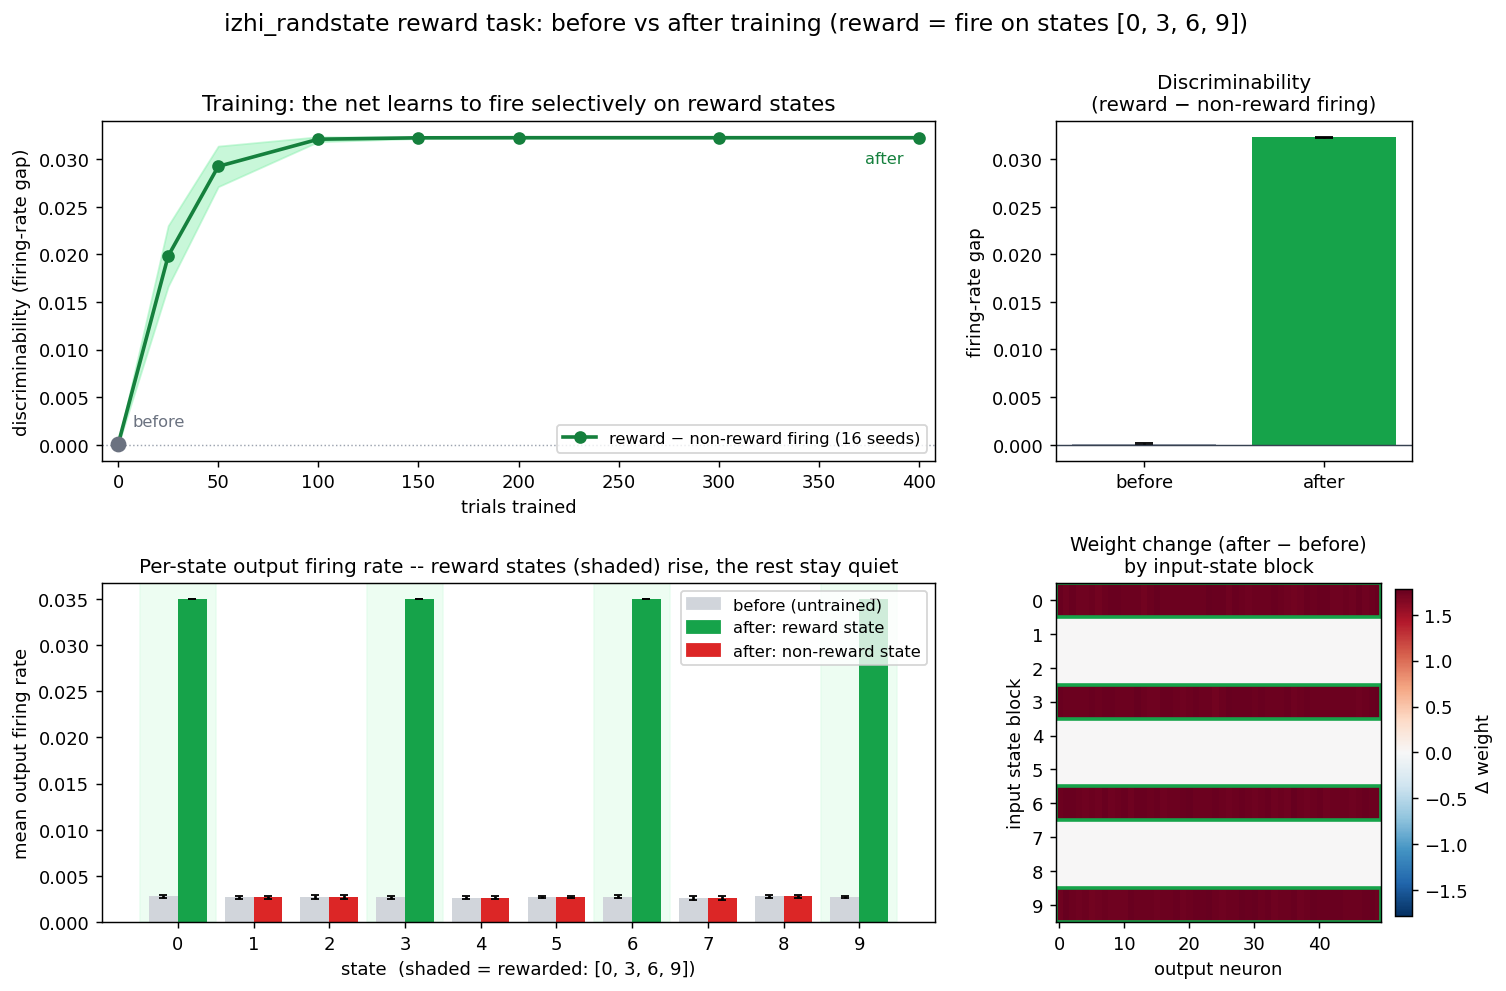

Write the Python code that produced this figure.
"""
Before vs after training -- the reward task made visible.

The `izhi_randstate` experiment rewards the network for FIRING on a privileged
set of states (here {0, 3, 6, 9}) and for staying QUIET on the rest. Reward-
modulated Hebbian learning should therefore pull the output firing rate UP on
reward states and leave it low elsewhere -- turning a flat, indiscriminate net
into a state discriminator.

This script runs that experiment with the instantaneous engine (`examples2`),
captures the network at two moments,

    BEFORE : the random initial weights (what run_instant starts from),
    AFTER  : the weights once training has converged,

and renders a single figure so you can read the result at a glance:

  (1) Reward learning curve            -- reward climbs from chance to ceiling.
  (2) Per-state output firing rate      -- reward states rise above the quiet
      before vs after                      ones only AFTER training.
  (3) Discriminability                  -- gap between reward- and non-reward
                                           firing, before vs after.
  (4) Weight matrix before vs after     -- where the learned structure landed.

Everything is closed-form (no spiking loop on the learning path): the per-state
firing rates are read straight off the weights with the same transfer functions
the engine learns through, so the "before"/"after" panels are exact, not sampled.

Run: python examples2/before_after.py
"""
from __future__ import annotations
import numpy as np

from .spec import expand
from .engine import run_instant
from . import transfer as T


def state_firing(W, p, cal):
    """Mean output firing rate (per output neuron, averaged) for EACH state,
    read in closed form from weights `W` [n_in, n_out]. Returns [n_states]."""
    rm = p["state_rate_map"]                     # [n_states, n_in]
    gain = p["input_gain"]
    out = np.zeros(p["n_states"])
    for s in range(p["n_states"]):
        mean, var = T.input_moments(rm[s], W, gain)          # [n_out]
        f = T.expected_rate(lambda I: T.izhi_rate(I, cal[0], cal[1]), mean, var)
        out[s] = float(f.mean())
    return out


def before_after(preset="izhi_randstate", n_seeds=16, seed=0, length=400):
    """Train the reward task; return per-state firing + curves at BEFORE/AFTER."""
    p = expand({"preset": preset, "len_episode": length})
    cal = T.calibrate_izhi(p)

    # Reproduce run_instant's exact initial weights (same rng draw order) so the
    # "before" snapshot is the true starting point of the "after" run.
    n_in, n_out = p["n_inputs"], p["n_outputs"]
    rng = np.random.default_rng(seed)
    W0 = rng.uniform(0.0, 0.5, size=(n_seeds, n_in, n_out))

    m = run_instant(p, n_seeds=n_seeds, seed=seed, log_trials=True)
    Wf = m["weights"]                                        # [B, n_in, n_out]

    before = np.array([state_firing(W0[b], p, cal) for b in range(n_seeds)])
    after = np.array([state_firing(Wf[b], p, cal) for b in range(n_seeds)])

    reward_states = [int(s) for s in p["reward_fire_states"]]
    mask = np.zeros(p["n_states"], dtype=bool); mask[reward_states] = True

    return {
        "p": p, "cal": cal, "mask": mask,
        "before": before, "after": after,            # [B, n_states]
        "W0": W0.mean(0), "Wf": Wf.mean(0),           # mean weight matrix
        "reward_states": reward_states,
    }


def learning_curve(preset="izhi_randstate", n_seeds=16, seed=0,
                   lengths=(0, 25, 50, 100, 150, 200, 300, 400)):
    """Discriminability (reward-state firing minus non-reward firing) as a
    function of how many trials the network has trained for. length=0 is the
    untrained 'before'. This is the honest learning signal for this task: the
    raw per-trial reward is fixed by the random cue distribution, what actually
    improves is how selectively the net fires on the rewarded states."""
    p = expand({"preset": preset})
    cal = T.calibrate_izhi(p)
    n_in, n_out = p["n_inputs"], p["n_outputs"]
    mask = np.zeros(p["n_states"], dtype=bool)
    mask[[int(s) for s in p["reward_fire_states"]]] = True

    gaps = []
    for L in lengths:
        if L == 0:
            rng = np.random.default_rng(seed)
            W = rng.uniform(0.0, 0.5, size=(n_seeds, n_in, n_out))
        else:
            pl = expand({"preset": preset, "len_episode": int(L)})
            W = run_instant(pl, n_seeds=n_seeds, seed=seed)["weights"]
        fr = np.array([state_firing(W[b], p, cal) for b in range(n_seeds)])
        gaps.append(fr[:, mask].mean(1) - fr[:, ~mask].mean(1))
    return np.array(lengths), np.array(gaps)        # gaps: [n_lengths, n_seeds]


def make_figure(path="before_after.png", n_seeds=16, length=400):
    import matplotlib
    matplotlib.use("Agg")
    import matplotlib.pyplot as plt

    d = before_after(n_seeds=n_seeds, length=length)
    p, mask = d["p"], d["mask"]
    ns = p["n_states"]
    before, after = d["before"], d["after"]
    b_mu, a_mu = before.mean(0), after.mean(0)
    states = np.arange(ns)

    fig = plt.figure(figsize=(13, 8))
    gs = fig.add_gridspec(2, 3, height_ratios=[1.0, 1.0], hspace=0.36, wspace=0.34)

    # (1) learning curve: discriminability vs training length ------------------
    ax = fig.add_subplot(gs[0, :2])
    lens, gaps = learning_curve(n_seeds=n_seeds)
    mu = gaps.mean(1); sd = gaps.std(1)
    ax.fill_between(lens, mu - sd, mu + sd, color="#86efac", alpha=0.45)
    ax.plot(lens, mu, color="#15803d", lw=2, marker="o",
            label="reward − non-reward firing (%d seeds)" % n_seeds)
    ax.axhline(0, color="#9ca3af", lw=0.8, ls=":")
    ax.scatter([lens[0]], [mu[0]], color="#6b7280", zorder=5, s=60)
    ax.annotate("before", (lens[0], mu[0]), textcoords="offset points",
                xytext=(8, 10), fontsize=9, color="#6b7280")
    ax.annotate("after", (lens[-1], mu[-1]), textcoords="offset points",
                xytext=(-30, -14), fontsize=9, color="#15803d")
    ax.set_title("Training: the net learns to fire selectively on reward states",
                 fontsize=12)
    ax.set_xlabel("trials trained")
    ax.set_ylabel("discriminability (firing-rate gap)")
    ax.legend(loc="lower right", fontsize=9); ax.margins(x=0.02)

    # (3) discriminability bar -------------------------------------------------
    ax = fig.add_subplot(gs[0, 2])
    gap_b = before[:, mask].mean(1) - before[:, ~mask].mean(1)
    gap_a = after[:, mask].mean(1) - after[:, ~mask].mean(1)
    ax.bar(["before", "after"], [gap_b.mean(), gap_a.mean()],
           yerr=[gap_b.std(), gap_a.std()], capsize=5,
           color=["#9ca3af", "#16a34a"])
    ax.axhline(0, color="#374151", lw=0.8)
    ax.set_title("Discriminability\n(reward \u2212 non-reward firing)", fontsize=11)
    ax.set_ylabel("firing-rate gap")

    # (2) per-state firing before vs after ------------------------------------
    ax = fig.add_subplot(gs[1, :2])
    w = 0.38
    colors_b = ["#d1d5db"] * ns
    colors_a = ["#16a34a" if mask[s] else "#dc2626" for s in range(ns)]
    ax.bar(states - w / 2, b_mu, w, yerr=before.std(0), capsize=2,
           color=colors_b, label="before")
    ax.bar(states + w / 2, a_mu, w, yerr=after.std(0), capsize=2,
           color=colors_a, label="after")
    for s in range(ns):
        if mask[s]:
            ax.axvspan(s - 0.5, s + 0.5, color="#dcfce7", alpha=0.5, zorder=0)
    ax.set_xticks(states)
    ax.set_title("Per-state output firing rate -- reward states (shaded) rise, "
                 "the rest stay quiet", fontsize=11)
    ax.set_xlabel("state  (shaded = rewarded: %s)" % list(d["reward_states"]))
    ax.set_ylabel("mean output firing rate")
    handles = [plt.Rectangle((0, 0), 1, 1, color="#d1d5db"),
               plt.Rectangle((0, 0), 1, 1, color="#16a34a"),
               plt.Rectangle((0, 0), 1, 1, color="#dc2626")]
    ax.legend(handles, ["before (untrained)", "after: reward state",
                        "after: non-reward state"], fontsize=9, loc="upper right")

    # (4) weight matrices before vs after -------------------------------------
    ax = fig.add_subplot(gs[1, 2])
    # show mean input->output weight grouped by the input block that codes each
    # state (n_inputs / n_states inputs per state) -> [n_states, n_out] summary
    block = p["n_inputs"] // ns
    def block_view(W):
        return np.stack([W[s * block:(s + 1) * block].mean(0)
                         for s in range(ns)], axis=0)        # [n_states, n_out]
    bv = block_view(d["Wf"]) - block_view(d["W0"])
    im = ax.imshow(bv, aspect="auto", cmap="RdBu_r",
                   vmin=-np.abs(bv).max(), vmax=np.abs(bv).max())
    ax.set_title("Weight change (after \u2212 before)\nby input-state block",
                 fontsize=10.5)
    ax.set_xlabel("output neuron"); ax.set_ylabel("input state block")
    ax.set_yticks(states)
    for s in range(ns):
        if mask[s]:
            ax.add_patch(plt.Rectangle((-0.5, s - 0.5), bv.shape[1], 1,
                         fill=False, edgecolor="#16a34a", lw=2))
    fig.colorbar(im, ax=ax, fraction=0.046, pad=0.04, label="\u0394 weight")

    fig.suptitle("izhi_randstate reward task: before vs after training "
                 "(reward = fire on states %s)" % list(d["reward_states"]),
                 fontsize=13, y=0.985)
    fig.savefig(path, dpi=130, bbox_inches="tight")
    plt.close(fig)

    # console summary
    print("Before/after training (%d seeds, %d trials):" % (n_seeds, length))
    print("  reward-state firing : before=%.3f  after=%.3f"
          % (before[:, mask].mean(), after[:, mask].mean()))
    print("  non-reward firing   : before=%.3f  after=%.3f"
          % (before[:, ~mask].mean(), after[:, ~mask].mean()))
    print("  discriminability gap: before=%.3f  after=%.3f" % (gap_b.mean(), gap_a.mean()))
    print("  figure ->", path)
    return path


if __name__ == "__main__":
    make_figure("examples2/before_after.png")
